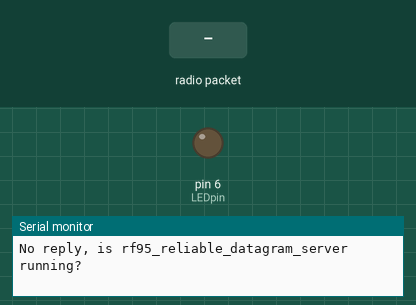
Bench run of a sketch on a simulated Arduino Uno, built with avr-gcc and run on an emulated ATmega328P. On the bench: output pins drawn as LEDs (lit = HIGH), the last lines printed to the serial monitor. Inputs (shaded band) come from the test bench. No radio packets arrive unless stated.

Above: at 1.3 s.
1.4 s: radio packet "1" arrives
At 2.2 s:
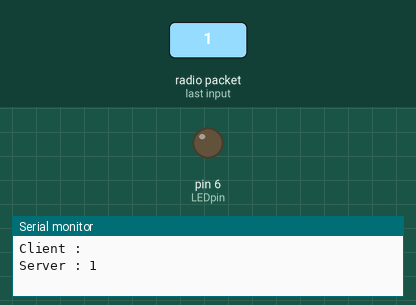
2.9 s: radio packet "0" arrives
At 3.21 s:
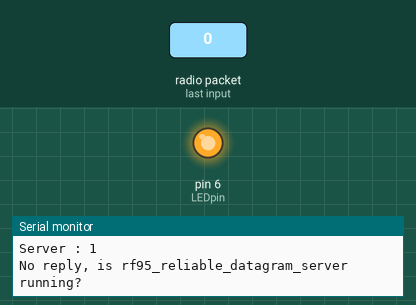
Timing chart, 0 to 5.9 s (numbered marks = the images above; inputs shaded):
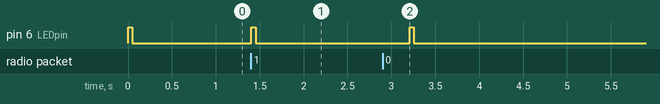

Measured:
- after the input at 1.4 s, pin 6 (LEDpin): LOW → HIGH at once, → LOW 0.05 s later
- after the input at 2.9 s, pin 6 (LEDpin): LOW → HIGH after 0.31 s, → LOW 0.05 s later

The sketch:

LISTEN_UDP_Chat_v1.ino
```cpp
//Oran Collins 4/19/17
//two way chat program using the adafruit Lora
//https://www.adafruit.com/product/3072
//example code from adafruit
//https://learn.adafruit.com/adafruit-rfm69hcw-and-rfm96-rfm95-rfm98-lora-packet-padio-breakouts?view=all

//Listen_udp_chat.ino

// Example sketch showing how to create a simple addressed, reliable messaging client
// with the RHReliableDatagram class, using the RH_RF95 driver to control a RF95 radio.
// It is designed to work with the other example rf95_reliable_datagram_server
// Tested with Anarduino MiniWirelessLoRa, Rocket Scream Mini Ultra Pro with the RFM95W

#include <RHReliableDatagram.h>
#include <RH_RF95.h>
#include <SPI.h>

#define CLIENT_ADDRESS 1
#define SERVER_ADDRESS 2

//status and message indeicator led
int LEDpin  = 6;
int ledDelay = 50;


//numChars specifies the max size of userinput
const byte numChars = 100;
// an array to store the received data
char receivedChars[numChars];
//used in recvWithEndMarker()
boolean newData = false;

//storage for
uint8_t data[numChars];
					   // Dont put this on the stack:
uint8_t buf[RH_RF95_MAX_MESSAGE_LEN];


// Singleton instance of the radio driver
RH_RF95 driver;
//RH_RF95 rf95(5, 2); // Rocket Scream Mini Ultra Pro with the RFM95W

// Class to manage message delivery and receipt, using the driver declared above
RHReliableDatagram manager(driver, CLIENT_ADDRESS);

// Need this on Arduino Zero with SerialUSB port (eg RocketScream Mini Ultra Pro)
//#define Serial SerialUSB

void setup()
{

    //status indicator led
    pinMode(LEDpin, OUTPUT);

      //blink when reset
      digitalWrite(LEDpin, HIGH);
      delay(ledDelay);
      digitalWrite(LEDpin, LOW);
      delay(ledDelay);

  // Rocket Scream Mini Ultra Pro with the RFM95W only:
  // Ensure serial flash is not interfering with radio communication on SPI bus
//  pinMode(4, OUTPUT);
//  digitalWrite(4, HIGH);

  Serial.begin(9600);
  while (!Serial); // Wait for serial port to be available
  if (!manager.init())
    Serial.println("init failed");
  // Defaults after init are 434.0MHz, 13dBm, Bw = 125 kHz, Cr = 4/5, Sf = 128chips/symbol, CRC on

  // The default transmitter power is 13dBm, using PA_BOOST.
  // If you are using RFM95/96/97/98 modules which uses the PA_BOOST transmitter pin, then
  // you can set transmitter powers from 5 to 23 dBm:
//  driver.setTxPower(23, false);
  // If you are using Modtronix inAir4 or inAir9,or any other module which uses the
  // transmitter RFO pins and not the PA_BOOST pins
  // then you can configure the power transmitter power for -1 to 14 dBm and with useRFO true.
  // Failure to do that will result in extremely low transmit powers.
//  driver.setTxPower(14, true);
}


void loop()
{
	//take in user input
	recvWithEndMarker();

	//convert userinput into int array, and store in data[i]
	for(int i =0; i< numChars-1; i++){
		data[i] = (uint8_t)receivedChars[i];
	}

  if (manager.sendtoWait(data, sizeof(data), SERVER_ADDRESS))  {
    // Now wait for a reply from the server
    uint8_t len = sizeof(buf);
    uint8_t from;

    if (manager.recvfromAckTimeout(buf, &len, 500, &from)){

      digitalWrite(LEDpin, HIGH);
      delay(ledDelay);
      digitalWrite(LEDpin, LOW);
      delay(ledDelay);

      Serial.print("Client : ");
      Serial.println((char*)data);

      Serial.print("Server : ");
      Serial.println((char*)buf);

      for(int i =0; i< numChars-1; i++){
        receivedChars[i] = ' ';
      }

    }    else    {
      Serial.println("No reply, is rf95_reliable_datagram_server running?");
    }
  }else{
    Serial.println("sendtoWait failed");
  }
  delay(500);
}


void recvWithEndMarker() {
	static byte index = 0;
	char endMarker = '\n';
	char readChar;


	while (Serial.available() > 0 && newData == false) {
      readChar = Serial.read();
      if (readChar != endMarker) {
        receivedChars[index] = readChar;
        index++;
      if (index >= numChars) {
        index = numChars - 1;
      }
		}else {
		receivedChars[index] = '\0'; // terminate the string
		index = 0;
		newData = true;
		}
	}


}
```
